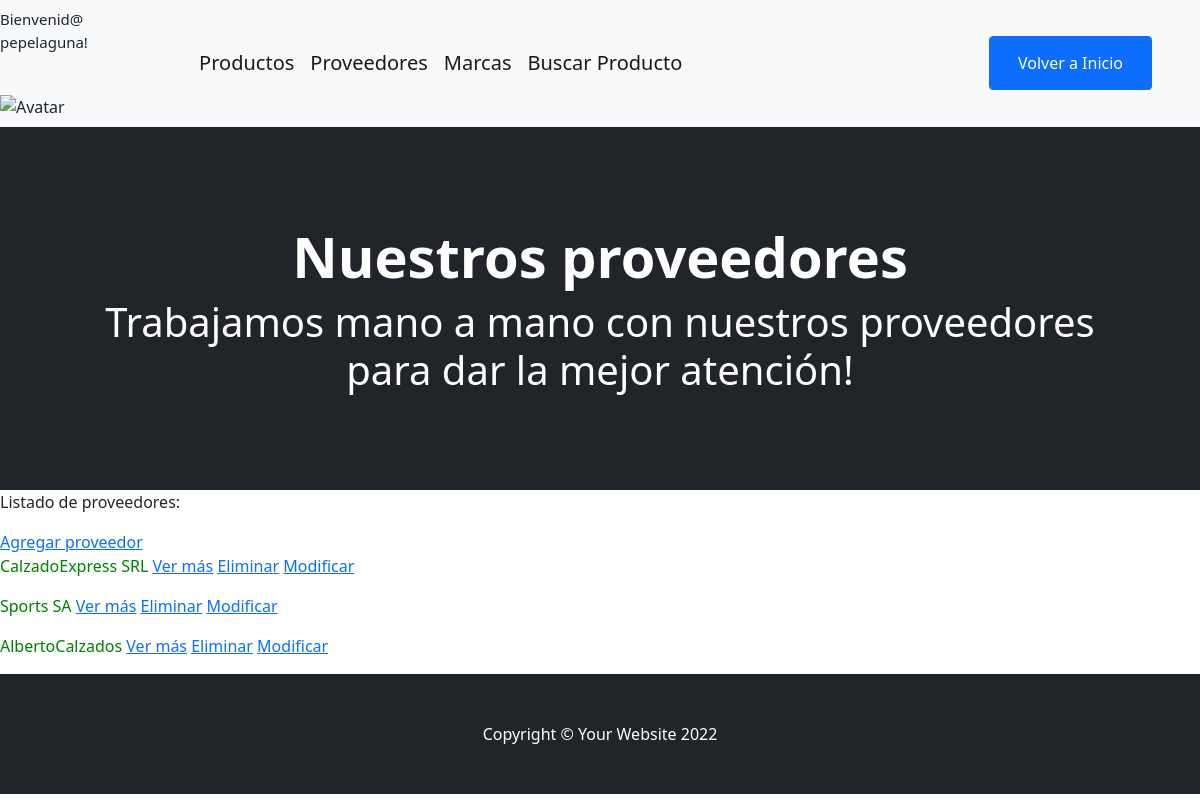
The app's page /vista/proveedores/ (signed in) with its own data.
### AppVistas/models.py (models this page shows, shortened)
class Proveedores(models.Model):
    razon = models.CharField(max_length=30)
    email = models.EmailField()
    ubicacion = models.CharField(max_length=30)

### AppVistas/views.py (the view)
# urls.py: path("proveedores/", ProveedoresList.as_view(), name='proveedores'),
class ProveedoresList(LoginRequiredMixin, ListView):
    model = Proveedores
    template_name = "AppVistas/proveedores_list.html"

### AppVistas/templates/AppVistas/proveedores_list.html
{% extends 'AppVistas/base.html' %}
{% block titulo %} Nuestros proveedores {% endblock  %}
{% block mensaje %}
<h1>Trabajamos mano a mano con nuestros proveedores para dar la mejor atención!</h1>
{% endblock %}
{% block contenido %}
<p>Listado de proveedores:</p>
<a href="{% url 'proveedores_creat' %}">Agregar proveedor</a>
    {% for proveedor in object_list %}
        <p style="color: green">{{proveedor.razon}}
            <a href="{% url 'proveedores_detail' proveedor.id %}">Ver más</a>
            <a href="{% url 'proveedores_delete' proveedor.id %}">Eliminar</a>
            <a href="{% url 'proveedores_update' proveedor.id %}">Modificar</a>
        </p>
    {% endfor %}
{% endblock %}

### AppVistas/templates/AppVistas/base.html (shortened to what this page needs)
<!DOCTYPE html>
<html lang="en">
    <head>
        {% load static %}
        <link href="https://cdn.jsdelivr.net/npm/bootstrap-icons@1.5.0/font/bootstrap-icons.css" rel="stylesheet" />
        <link href="{% static 'AppVistas/css/styles.css' %}" rel="stylesheet" />
    </head>
    <body>
        <nav class="navbar navbar-expand-lg navbar-light bg-light">
            {% if request.user.is_authenticated %}
            <div>
                <p style="font-size: 15px">Bienvenid@ {{ request.user}}!</p><br>
                <img src="{{imagen}}" alt="Avatar"><br>
            </div>
            {% endif %}
            <div class="container px-4 px-lg-5">
                {% if request.user.username %}
                <a class="navbar-brand" href="{% url 'productos' %}">Productos</a>
                <a class="navbar-brand" href="{% url 'proveedores' %}">Proveedores</a>
                <a class="navbar-brand" href="{% url 'marcas' %}">Marcas</a>
                <a class="navbar-brand" href="{% url 'formulario_busqueda' %}">Buscar Producto</a>
                {% endif %}
                <div class="collapse navbar-collapse" id="navbarSupportedContent">
                            <form class="d-flex">
                            <li class="btn btn-primary"><a style="color: white" class="nav-link" href="{% url 'inicio' %}">Volver a Inicio</a></li><br>
                            </form>
                </div>
            </div>
        </nav>
        <header class="bg-dark py-5">
            <div class="container px-4 px-lg-5 my-5">
                <div class="text-center text-white">
                    <h1 class="display-4 fw-bolder">{% block titulo %} {% endblock %}</h1>
                    <p class="lead fw-normal text-white-50 mb-0">{% block mensaje %} {% endblock %}</p>
                </div>
            </div>
        </header>
        {% block contenido %}
        {% endblock %}
        <footer class="py-5 bg-dark">
            <div class="container"><p class="m-0 text-center text-white">Copyright &copy; Your Website 2022</p></div>
        </footer>
    </body>
</html>

### records on screen
Proveedores: razon "CalzadoExpress SRL"
Proveedores: razon "Sports SA"
Proveedores: razon "AlbertoCalzados"

### other values on screen
{{ request.user }} "pepelaguna"
